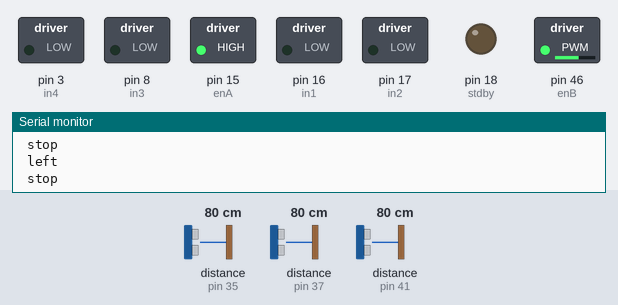
The sketch below on a simulated Arduino Mega 2560, built with avr-gcc and run on an emulated ATmega2560. On the bench: switched loads named in the sketch (green lamp = pin HIGH), output pins drawn as LEDs (lit = HIGH), the last lines printed to the serial monitor. Wiring (inferred from the names in the program): 3 × ultrasonic range finder: trigger pin 36, echo pin 35 / trigger pin 40, echo pin 37 / trigger pin 42, echo pin 41. Dashed ring = blinking. The test bench sets the inputs (shaded band); at power-on: distance to the obstacle (sensors on pin 37, pin 35, pin 41) 80 cm. The echo pulse lasts 58.3 µs per cm; pins used as bus, display or sensor lines are not drawn.

Above: at 1.2 s.
1.3 s: distance to the obstacle (sensor on pin 37) set to 2 cm
At 5.75 s:
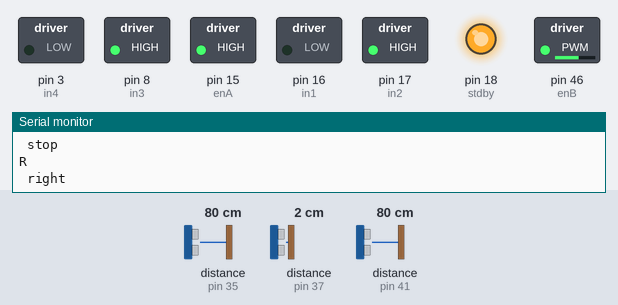
6.4 s: distance to the obstacle (sensor on pin 35) set to 25 cm
9.9 s: distance to the obstacle (sensor on pin 35) set to 22 cm
At 10.8 s:
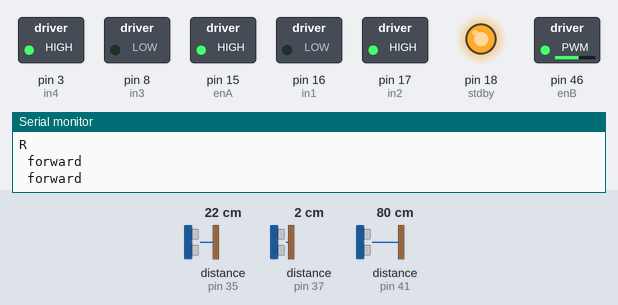
12.0 s: distance to the obstacle (sensor on pin 35) set to 14 cm
14.2 s: distance to the obstacle (sensor on pin 35) set to 11 cm
At 15.42 s:
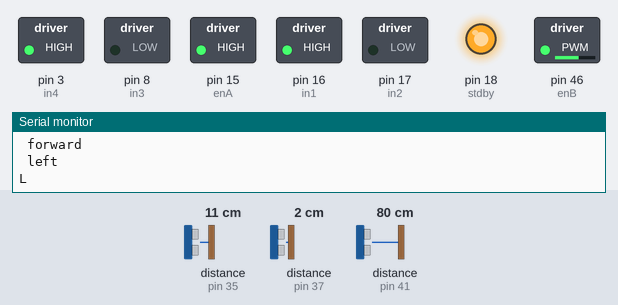
18.2 s: distance to the obstacle (sensor on pin 41) set to 27 cm
21.7 s: distance to the obstacle (sensor on pin 41) set to 20 cm
At 21.7 s:
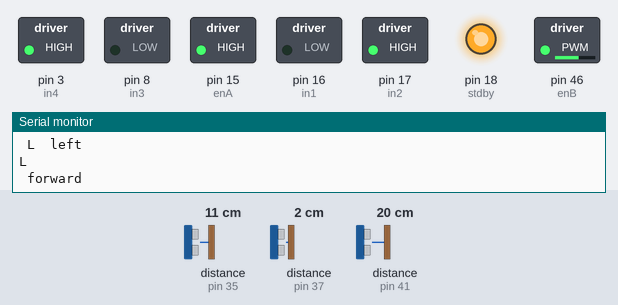
Timing chart, 0 to 24.7 s (numbered marks = the images above; inputs shaded):
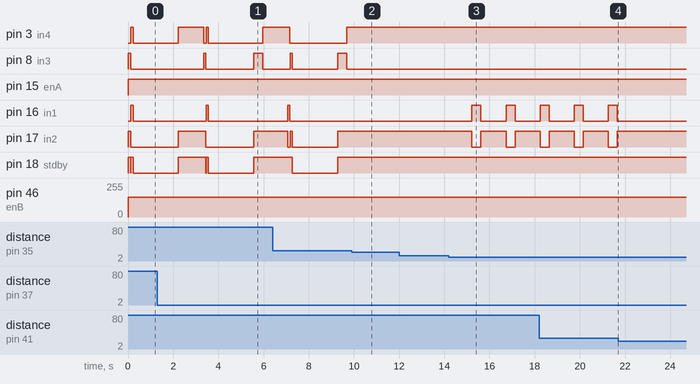

The sketch:

tremaux_3.ino
```cpp
#include "helpers_2.c"


// Pin definitions and robot configuration
const int in1 = 16, in2 = 17, in3 = 8, in4 = 3, enA = 15, enB = 46, stdby = 18;
const int trigPinLeft = 42, echoPinLeft = 41, trigPinCentre = 40, echoPinCentre = 37, trigPinRight = 36, echoPinRight = 35;
int speeda = 150, speedb = 150;
bool backflag=false;
float lentotime= 1400/29.2;
float unitLength = 23;
int width = 12;
int length =14;
int forward_threshold = unitLength-length-(unitLength-length)/2;
bool wall_check[3]={false,false,false};
uint8_t wall[MAX_SIZE][MAX_SIZE] = {0};
uint8_t X_DIM, Y_DIM;
int target_x = -1, target_y = -1;
ManualMap maze = {};
uint8_t dir = 0;
int X = 0, Y = 0;
int min_X = 0, max_X = 0, min_Y = 0, max_Y = 0;
bool backtracking = false;
Position previ;

void UpdateWalls(bool wall_check[]);
void MoveBot(char direction);
void updatePosition(uint8_t dir, char upd);
void HandleBacktracking();
void handlestack();
void handleDistance();
void handleRoot();
bool IsNumbered(uint8_t dir, char direction);
char getMove(uint8_t currentDir, uint8_t lastDir);
void moveToNextDir(uint8_t current_X, uint8_t current_Y, char move);
void step0();
void stop();
void forward();
void backward();
void left();
void right();

void setup() {
    Serial.begin(115200);
    pinMode(trigPinLeft, OUTPUT); pinMode(echoPinLeft, INPUT);
    pinMode(trigPinCentre, OUTPUT); pinMode(echoPinCentre, INPUT);
    pinMode(trigPinRight, OUTPUT); pinMode(echoPinRight, INPUT);
    pinMode(in1, OUTPUT); pinMode(in2, OUTPUT); pinMode(in3, OUTPUT); pinMode(in4, OUTPUT);
    pinMode(enA, OUTPUT); pinMode(enB, OUTPUT); pinMode(stdby, OUTPUT);
    Serial.println("Starting Trémaux Algorithm Simulation...");

    // Start serial communication
}

void backward() {
  digitalWrite(in1, HIGH);
  digitalWrite(in2, LOW);
  digitalWrite(in3, HIGH);
  digitalWrite(in4, LOW);
  digitalWrite(stdby, HIGH);
  Serial.println(" backward");
  analogWrite(enA,speeda);
  analogWrite(enB,speedb);

}
void forward() {
  digitalWrite(in1, LOW);
  digitalWrite(in2, HIGH);
  digitalWrite(in3, LOW);
  digitalWrite(in4, HIGH);
  digitalWrite(stdby, HIGH);
  Serial.println(" forward");
  analogWrite(enA,speeda);
  analogWrite(enB,speedb);

}
void right() {
  digitalWrite(in1, LOW);
  digitalWrite(in2, HIGH);
  digitalWrite(in3, HIGH);
  digitalWrite(in4, LOW);
  digitalWrite(stdby, HIGH);
  Serial.println(" right");
  analogWrite(enA,speeda);
  analogWrite(enB,speedb);

}
void left() {
  digitalWrite(in1, HIGH);
  digitalWrite(in2, LOW);
  digitalWrite(in3, LOW);
  digitalWrite(in4, HIGH);
  digitalWrite(stdby, HIGH);
  Serial.println(" left");
  analogWrite(enA,speeda);
  analogWrite(enB,speedb);

}
void stop() {
  digitalWrite(in1, LOW);
  digitalWrite(in2, LOW);
  digitalWrite(in3, LOW);
  digitalWrite(in4, LOW);
  digitalWrite(stdby, LOW);
  Serial.println(" stop");
}

void step0(){
    if((!wall_check[0]&&!wall_check[1])||(!wall_check[0]&&!wall_check[2])||(!wall_check[2]&&!wall_check[1])){
       //stop();delay(2000);Serial.println("Junction wala stop");
       UpdateWalls(wall_check);
       uint8_t minVisits = UINT8_MAX;
       char bestMove = 'x';

        if (!wall_check[0]) {
                uint8_t visits = IsNumbered(dir, 'f');
                if (visits < minVisits) {
                    minVisits = visits;
                    bestMove = 'f';
                }
            }
        if (!wall_check[1]) {
                uint8_t visits = IsNumbered(dir, 'r');
                if (visits < minVisits) {
                    minVisits = visits;
                    bestMove = 'r';
                }
            }
        if (!wall_check[2]) {
                uint8_t visits = IsNumbered(dir, 'l');
                if (visits < minVisits) {
                    minVisits = visits;
                    bestMove = 'l';
                }
            }

        moveToNextDir(bestMove);
        rotToNextDir(bestMove);
        Pair currentPos = make_pair(X, Y);
        MazeWall *currentCell = get(&maze, currentPos);
        if (!currentCell) {
            MazeWall newCell = {0, 1};
            insert(&maze, currentPos, newCell);
        } else {
            currentCell->visited++;
        }
        previ = {X, Y, dir};
        }

}

void updatePosition(uint8_t dir, char upd) {
    switch (dir) {
        case 0: if (upd == 'f') Y++; else if (upd == 'b') Y--; else if (upd == 'r') X++; else if (upd == 'l') X--; break;
        case 1: if (upd == 'f') X++; else if (upd == 'b') X--; else if (upd == 'r') Y--; else if (upd == 'l') Y++; break;
        case 2: if (upd == 'f') Y--; else if (upd == 'b') Y++; else if (upd == 'r') X--; else if (upd == 'l') X++; break;
        case 3: if (upd == 'f') X--; else if (upd == 'b') X++; else if (upd == 'r') Y++; else if (upd == 'l') Y--; break;
    }
}

void UpdateWalls(bool wall_check[]) {
    MazeWall *current = get(&maze, make_pair(X, Y));
    if (!current) {
        MazeWall newCell = {0, 0};
        insert(&maze, make_pair(X, Y), newCell);
        current = get(&maze, make_pair(X, Y));
    }

    if (current->visited == 0) {
        int Wall_state = 0;
        switch (dir) {
            case 0: if (wall_check[0]) Wall_state |= 1; if (wall_check[1]) Wall_state |= 2; if (wall_check[2]) Wall_state |= 8; break;
            case 1: if (wall_check[0]) Wall_state |= 2; if (wall_check[1]) Wall_state |= 4; if (wall_check[2]) Wall_state |= 1; break;
            case 2: if (wall_check[0]) Wall_state |= 4; if (wall_check[1]) Wall_state |= 8; if (wall_check[2]) Wall_state |= 2; break;
            case 3: if (wall_check[0]) Wall_state |= 8; if (wall_check[1]) Wall_state |= 1; if (wall_check[2]) Wall_state |= 4; break;
        }
        current->walls = Wall_state;
    }
    current->visited++;
}

bool IsNumbered(uint8_t dir, char direction) {
    uint8_t newX = X, newY = Y;
    switch (dir) {
        case 0: if (direction == 'f') newY++; else if (direction == 'r') newX++; else if (direction == 'l') newX--; break;
        case 1: if (direction == 'f') newX++; else if (direction == 'r') newY--; else if (direction == 'l') newY++; break;
        case 2: if (direction == 'f') newY--; else if (direction == 'r') newX--; else if (direction == 'l') newX++; break;
        case 3: if (direction == 'f') newX--; else if (direction == 'r') newY++; else if (direction == 'l') newY--; break;
    }
    MazeWall *nextCell = get(&maze, make_pair(newX, newY));
    return (nextCell && nextCell->visited > 0);
}

char getMove(uint8_t currentDir, uint8_t lastDir) {
    uint8_t targetDir = (lastDir + 2) % 4;
    uint8_t diff = (targetDir - currentDir + 4) % 4;
    switch (diff) {
        case 0: return 'f';
        case 1: return 'r';
        case 3: return 'l';
        case 2: return 'b';
        default: return 'N';
    }
}

void moveToNextDir(char move) {
    switch (move) {
        case 'r': dir = (dir + 1) % 4;Serial.println("R"); break;
        case 'l': dir = (dir + 3) % 4;Serial.println("L");  break;
        case 'b': dir = (dir + 2) % 4;Serial.println("B"); break;
        case 'f':break;
        default: Serial.println("ERROR"); break;
    }
}
void rotToNextDir(char move) {
    switch (move) {
        case 'r':right();delay(400);Serial.println("R"); break;
        case 'l':left(); delay(400);Serial.println("L");  break;
       // case 'b': right();delay(400);right();delay(400);Serial.println("B"); break;
        case 'f':break;
        default: Serial.println("ERROR"); break;
    }
}

/*void displayMap(const ManualMap* map) {
    // Serial.println("ManualMap contents:");
    for (uint8_t i = 0; i < maze.size; ++i) {
        Serial.print(maze.data[i].coord.x);
        Serial.print(" ");
        Serial.print(maze.data[i].coord.y);
        Serial.print(" ");
        Serial.print(maze.data[i].value.walls);
        Serial.print(" ");
        Serial.println(maze.data[i].value.visited);
    }
    Serial.println();
}*/

int getUltrasonicDistance(int trigPin, int echoPin) {
  digitalWrite(trigPin, LOW);
  delayMicroseconds(2);
  digitalWrite(trigPin, HIGH);
  delayMicroseconds(10);
  digitalWrite(trigPin, LOW);
  long duration = pulseIn(echoPin, HIGH);
  int distance = (duration * 0.034) / 2; // Convert to cm
  return distance;
}


void loop() {
    wall_check[0] = 0;
    wall_check[1] = 0;
    wall_check[2] = 0;

    int distanceF, distanceL, distanceR;
    // Read Front Sensor
    distanceL = getUltrasonicDistance(trigPinLeft, echoPinLeft);
    distanceF = getUltrasonicDistance(trigPinCentre, echoPinCentre);
    distanceR = getUltrasonicDistance(trigPinRight, echoPinRight);

    // Display the wall_check results
  /*  Serial.print("Wall Check: Front=");
    Serial.print(wall_check[0]);
    Serial.print(", Left=");
    Serial.print(wall_check[2]);
    Serial.print(", Right=");
    Serial.println(wall_check[1]);*/

    // Handle conditions
    /*if (distanceF > 500 && distanceR > 500 && distanceL > 500) {
        target_x = previ.x;
        target_y = previ.y;
        Serial.println("DONE");
    }*/
    //Serial.print(X);Serial.print(" ");Serial.print(Y);Serial.print(" ");Serial.print(dir);Serial.print("\n");


if((distanceR<=(unitLength-width)/2 && distanceF>=forward_threshold && distanceL<=unitLength-width)||(distanceL>=unitLength && distanceR<=unitLength-width&& distanceF<=unitLength-length)||(distanceL<=(unitLength-width)/2 && distanceF>=forward_threshold&& distanceR<=unitLength-width)||(distanceR>=unitLength && distanceL<=unitLength-width&& distanceF<=unitLength-length)||(distanceR>=unitLength&&distanceL>=unitLength)||(distanceL>=unitLength&&distanceF>=unitLength)||(distanceR>=unitLength&&distanceF>=unitLength)||distanceL>=300||distanceR>=300||(distanceR<=unitLength-width&&distanceL<=unitLength-width&&distanceF<=unitLength-length)){


  if ((distanceR<=(unitLength-width)/2&& distanceF>=forward_threshold && distanceL<=unitLength-width)||distanceR>=300)  { left();delay(20);stop();
                                    }
  else if (distanceL>=unitLength && distanceR<=unitLength-(width/2) +3&& distanceF<=forward_threshold)  {
                                       left();
                                       moveToNextDir('l');
                                        delay(400);
                                      forward();
                                      updatePosition(dir,'f');
                                      delay(lentotime*unitLength);
                                      Serial.print(" L ");
                                    }
  if ((distanceL<=(unitLength-width)/2 && distanceF>=forward_threshold && distanceR<=unitLength-width)||distanceL>=300)  { right();delay(20);stop();
                                    }
  else if (distanceR>=unitLength && distanceL<=unitLength-(width/2)+3&& distanceF<=forward_threshold)  {
                                      right();
                                      delay(400);
                                      moveToNextDir('r');
                                      forward();
                                      updatePosition(dir,'f');
                                      delay(unitLength*lentotime);
                                      Serial.print(" R ");
                                    }
   if(distanceR<=unitLength-width&&distanceL<=unitLength-width&&distanceF<=forward_threshold){right();delay(400);right();delay(400);}
  if((distanceR>=unitLength&&distanceL>=unitLength)||(distanceL>=unitLength&&distanceF>=unitLength)||(distanceR>=unitLength&&distanceF>=unitLength)){
           bool last_turn =0 ;
           int tempL=distanceL,tempR=distanceR,tempF=distanceF;
           if(distanceL>distanceR){last_turn =1;left();delay(100);stop();}
           else{last_turn =0;right();delay(100);stop();}
           distanceL = getUltrasonicDistance(trigPinLeft, echoPinLeft);
           distanceF = getUltrasonicDistance(trigPinCentre, echoPinCentre);
           distanceR = getUltrasonicDistance(trigPinRight, echoPinRight);
           wall_check[0]=(distanceF<20);
           wall_check[1]=(distanceR<15);
           wall_check[2]=(distanceL<15);

  if((distanceR>=unitLength&&distanceL>=unitLength)||(distanceL>=unitLength&&distanceF>=unitLength)||(distanceR>=unitLength&&distanceF>=unitLength))
              {if(last_turn==1){right();delay(100);stop();delay(2000);step0();forward();delay(lentotime*unitLength);}
                else{left();delay(100);stop();delay(2000);step0();forward();delay(unitLength*lentotime);}
              }}}
else{forward();delay(unitLength*lentotime);updatePosition(dir,'f');}
    //displayMap(&maze);
    //Serial.print(X);Serial.print(" ");Serial.print(Y);Serial.print(" ");Serial.print(dir);Serial.print("\n");
}
```

helpers_2.c
```cpp
#pragma once
#include <stdio.h>
#include <stdlib.h>
#include <string.h>
#include <stdint.h>
#include <stdbool.h>
#include <limits.h>
#define MAX_SIZE 31
#define OFFSET 0
//*****************************tremaux**************************************
typedef struct Position {
    uint8_t x;
    uint8_t y;
    uint8_t direction;
} Position;

typedef struct MazeWall {
    uint8_t walls;    // Wall state (0-255)
    uint8_t visited;  // Visited count (0-255)
} MazeWall;

typedef struct {
    uint8_t x;
    uint8_t y;
} Pair;

Pair make_pair(uint8_t x, uint8_t y) {
    Pair p;
    p.x = x;
    p.y = y;
    return p;
}

// Compare two pairs
bool pair_equals(Pair a, Pair b) {
    return (a.x == b.x && a.y == b.y);
}

// Define Map Entry structure
typedef struct {
    Pair coord;
    MazeWall value;
} MapEntry;

typedef struct {
    MapEntry data[MAX_SIZE];
    uint8_t size;
} ManualMap;

// Insert or update a key-value pair
void insert(ManualMap* map, Pair key, MazeWall value) {
    key.x += OFFSET; // Adjust for negative coordinates
    key.y += OFFSET;
    for (uint8_t i = 0; i < map->size; ++i) {
        if (pair_equals(map->data[i].coord, key)) {
            map->data[i].value = value; // Update if key exists
            return;
        }
    }
    if (map->size < MAX_SIZE) {
        map->data[map->size].coord = key;
        map->data[map->size].value = value;
        map->size++;
    } else {
        printf("Map is full!\n");
    }
}

// Retrieve a value by key
MazeWall* get(ManualMap* map, Pair key) {
    key.x += OFFSET; // Adjust for negative coordinates
    key.y += OFFSET;
    for (uint8_t i = 0; i < map->size; ++i) {
        if (pair_equals(map->data[i].coord, key)) {
            return &map->data[i].value;
        }
    }
    return NULL; // Not found
}

// Display the contents of the map


//**********************************FLoodfill**********************************
```

Measured:
- the behaviour switches between 24 and 23 cm on distance to the obstacle (sensor on pin 35) (found by bisection; images 1 and 2)
- the behaviour switches between 13 and 12 cm on distance to the obstacle (sensor on pin 35) (found by bisection; images 2 and 3)
- the behaviour switches between 24 and 23 cm on distance to the obstacle (sensor on pin 41) (found by bisection; images 3 and 4)
- after the input at 9.9 s, pin 3 (in4): stays HIGH (without the input it goes to LOW after 0.99 s); pin 8 (in3): stays LOW (without the input it goes to HIGH after 0.99 s)
- after the input at 14.2 s, pin 16 (in1): alternates HIGH for 0.40 s and LOW for 1.1 s, starting after 1.0 s; pin 17 (in2): alternates HIGH for 1.1 s and LOW for 0.40 s, starting after 1.0 s
- after the input at 21.7 s, pin 16 (in1): stops changing and stays LOW; pin 17 (in2): stops changing and stays HIGH
